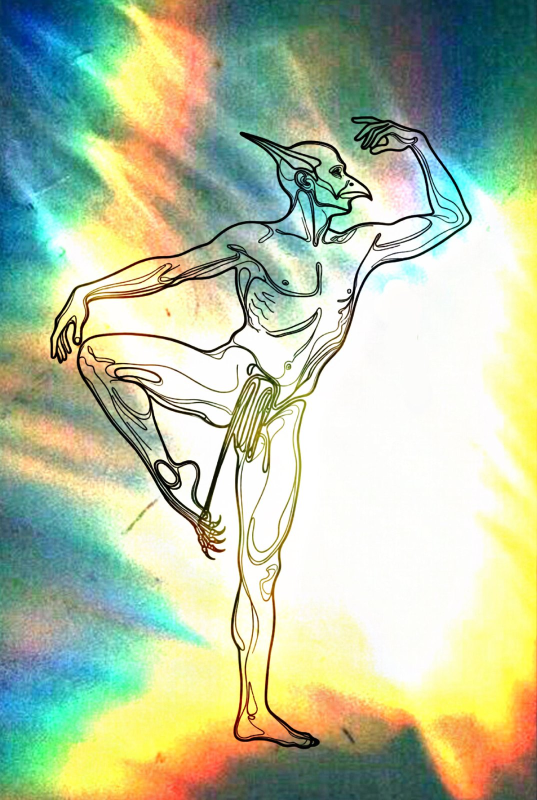
#> input picture assets/images/about-dancer.jpg, 1074 x 1600 px (shown at 1/2 size); its folder holds only this picture in this run
$ python thumbs.py
#> lines starting #> are read from the running program, lines starting #| are printed output that depends on the picture
"""
Thumbnail & image optimization pipeline.

Processes raw scraped images into web-ready formats:
  - Gallery thumbnails (400px wide, WebP, ~30KB)
  - Full-size optimized (max 2000px, WebP, quality 85)
  - Optional: enhanced versions via Pillow Lanczos + sharpening

Runs incrementally — skips images that already have processed versions.
"""

import json
from pathlib import Path
from concurrent.futures import ProcessPoolExecutor, as_completed

try:
    from PIL import Image, ImageFilter, ImageEnhance
except ImportError:
    raise ImportError("Pillow is required: pip install Pillow")


THUMB_WIDTH = 400
FULL_MAX_DIMENSION = 2000
WEBP_QUALITY = 85
THUMB_QUALITY = 75


def process_single_image(
    src_path: str,
    thumb_dir: str,
    full_dir: str,
    filename_stem: str,
) -> dict:
    """Process one image: generate thumbnail + optimized full-size."""
    src = Path(src_path)
    result = {"source": src.name, "thumb": None, "full": None, "error": None}

    try:
        with Image.open(src) as img:
            img = img.convert("RGB")
            orig_w, orig_h = img.size

            # --- Thumbnail ---
            thumb_h = int(orig_h * (THUMB_WIDTH / orig_w))
            thumb = img.resize((THUMB_WIDTH, thumb_h), Image.LANCZOS)
            # Light sharpening for thumbnails
            thumb = thumb.filter(ImageFilter.UnsharpMask(radius=0.5, percent=80, threshold=3))

            thumb_path = Path(thumb_dir) / f"thumb_{filename_stem}.webp"
            thumb.save(str(thumb_path), "WEBP", quality=THUMB_QUALITY, optimize=True)
            result["thumb"] = thumb_path.name

            # --- Full-size optimized ---
            if max(orig_w, orig_h) > FULL_MAX_DIMENSION:
                ratio = FULL_MAX_DIMENSION / max(orig_w, orig_h)
                new_w = int(orig_w * ratio)
                new_h = int(orig_h * ratio)
                full = img.resize((new_w, new_h), Image.LANCZOS)
            else:
                full = img.copy()

            # Subtle enhancement
            full = full.filter(ImageFilter.UnsharpMask(radius=1, percent=100, threshold=3))
            full = ImageEnhance.Contrast(full).enhance(1.02)

            full_path = Path(full_dir) / f"{filename_stem}.webp"
            full.save(str(full_path), "WEBP", quality=WEBP_QUALITY, optimize=True)
            result["full"] = full_path.name

            # Also save a JPEG fallback for older browsers
            jpg_path = Path(full_dir) / f"{filename_stem}.jpg"
            full.save(str(jpg_path), "JPEG", quality=WEBP_QUALITY, optimize=True)

    except Exception as e:
        result["error"] = str(e)

    return result


class ThumbnailProcessor:
    def __init__(
        self,
        raw_images_dir: str = "./data/raw/images",
        output_dir: str = "./site/assets/images/gallery",
        workers: int = 4,
    ):
        self.raw_dir = Path(raw_images_dir)
        self.thumb_dir = Path(output_dir) / "thumbs"
        self.full_dir = Path(output_dir) / "full"
        self.workers = workers

        self.thumb_dir.mkdir(parents=True, exist_ok=True)
        self.full_dir.mkdir(parents=True, exist_ok=True)

        # Track what's already processed
        self.manifest_path = Path(output_dir) / "image_manifest.json"
        self.manifest = self._load_manifest()

    def _load_manifest(self) -> dict:
        if self.manifest_path.exists():
            with open(self.manifest_path) as f:
                return json.load(f)
        return {"processed": {}}

    def _save_manifest(self):
        with open(self.manifest_path, "w") as f:
            json.dump(self.manifest, f, indent=2)

    def process_all(self, force: bool = False) -> dict:
        """Process all raw images. Returns stats."""
#> called with force = False
        sources = list(self.raw_dir.glob("*.jpg")) + \
                  list(self.raw_dir.glob("*.jpeg")) + \
                  list(self.raw_dir.glob("*.png")) + \
                  list(self.raw_dir.glob("*.webp"))

        stats = {"total": len(sources), "processed": 0, "skipped": 0, "errors": 0}

        tasks = []
        for src in sources:
            stem = src.stem
            if not force and stem in self.manifest["processed"]:
                stats["skipped"] += 1
                continue
            tasks.append((str(src), str(self.thumb_dir), str(self.full_dir), stem))

        if not tasks:
            print(f"[thumbs] Nothing to process ({stats['skipped']} already done)")
            return stats

        print(f"[thumbs] Processing {len(tasks)} images with {self.workers} workers...")

        with ProcessPoolExecutor(max_workers=self.workers) as executor:
            futures = {
                executor.submit(process_single_image, *t): t[3]
                for t in tasks
            }
#> in process_single_image, img is the input picture: PIL image 1074x1600 RGB; mean R, G, B 179.3, 193.7, 162.8
#> in process_single_image, `thumb = img.resize((THUMB_WIDTH, thumb_h), Image.LANCZOS)`:
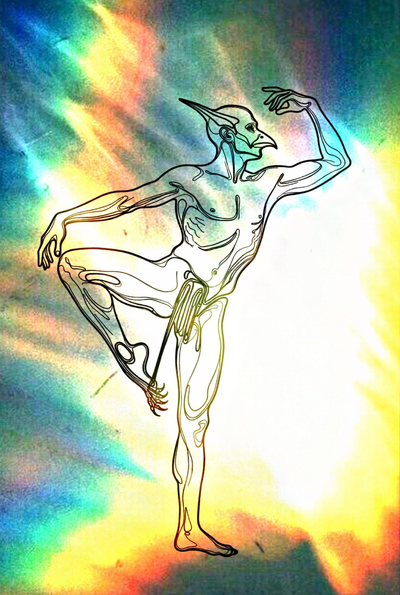
#> thumb: PIL image 400x595 RGB; mean R, G, B 179.2, 193.7, 162.8

            for future in as_completed(futures):
                stem = futures[future]
                try:
                    result = future.result()
                    if result["error"]:
                        print(f"[thumbs] Error {stem}: {result['error']}")
                        stats["errors"] += 1
                    else:
                        self.manifest["processed"][stem] = result
                        stats["processed"] += 1

                        if stats["processed"] % 100 == 0:
                            print(f"[thumbs] Progress: {stats['processed']}/{len(tasks)}")
                            self._save_manifest()

                except Exception as e:
                    print(f"[thumbs] Worker error {stem}: {e}")
                    stats["errors"] += 1

        self._save_manifest()
        print(f"[thumbs] Done. Processed: {stats['processed']}, "
              f"Skipped: {stats['skipped']}, Errors: {stats['errors']}")
        return stats


if __name__ == "__main__":
    import argparse

    parser = argparse.ArgumentParser(description="Generate thumbnails and optimized images")
    parser.add_argument("--raw-dir", default="./data/raw/images")
    parser.add_argument("--output-dir", default="./site/assets/images/gallery")
    parser.add_argument("--workers", type=int, default=4)
    parser.add_argument("--force", action="store_true")

    args = parser.parse_args()

    processor = ThumbnailProcessor(
        raw_images_dir=args.raw_dir,
        output_dir=args.output_dir,
        workers=args.workers,
    )
    processor.process_all(force=args.force)
